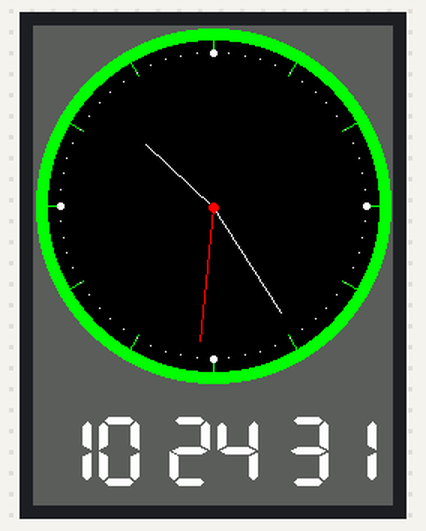
Recording of a sketch running on a simulated ESP8266 (NodeMCU). On the bench: 240×320 colour display. WiFi joins after 1.5 s; servers stay silent unless stated; network time is answered at once with the bench clock; the local clock reads 2024-03-15 10:24:30 at power-on unless the sketch sets it; what the sketch prints to the serial monitor is not drawn.

Above: at 1.9 s.
At 6.5 s:
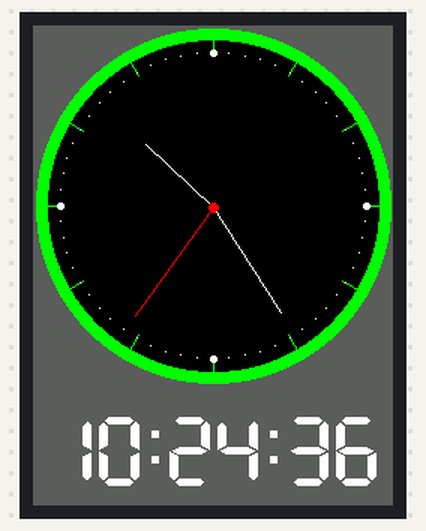
At 10.5 s:
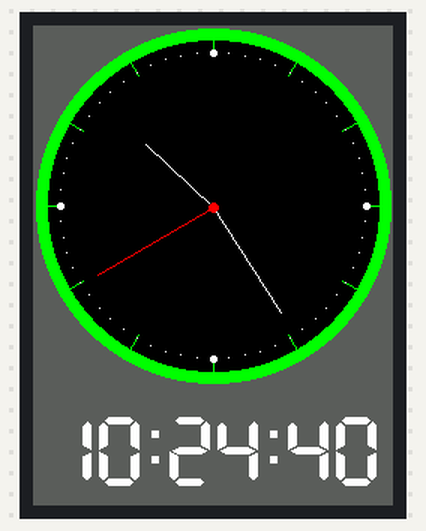
At 20.1 s:
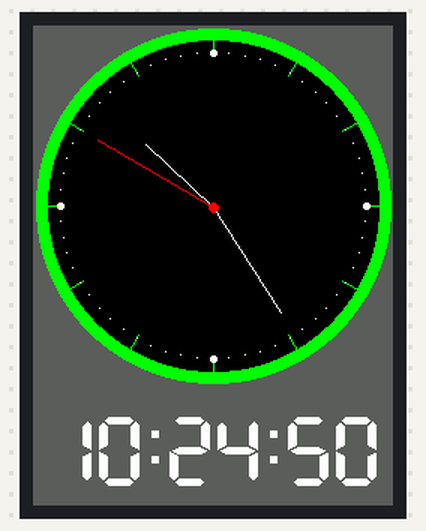
At 29.2 s:
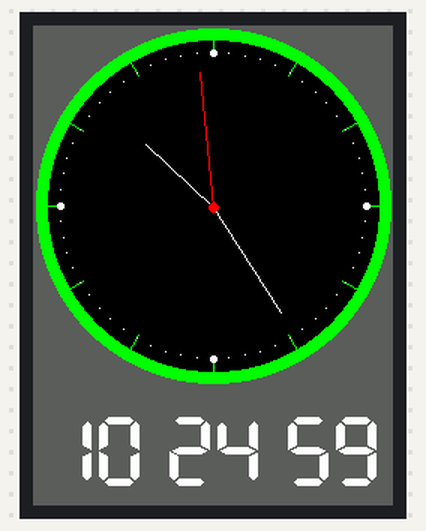
At 38.3 s:
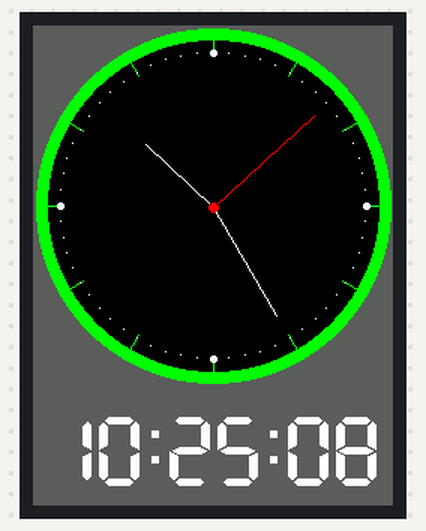

The sketch:

TFT_Clock_analog_digital_v0a.ino
```cpp
/*
 An example analogue clock using a TFT LCD screen to show the time
 use of some of the drawing commands with the library.
 Based on a sketch by Gilchrist 6/2/2014 1.0

 Nicu FLORICA (niq_ro) made this changes:
 v.0 - added digital clock on this analog pseudoclock
 v.0a - clean the sketch + added NTP clock
 */

#include <NTPClient.h>
#include <ESP8266WiFi.h>
#include <WiFiUdp.h>
#include <SPI.h>
#include <TFT_eSPI.h> // https://github.com/Bodmer/TFT_eSPI

#define TFT_GREY 0x5AEB

TFT_eSPI tft = TFT_eSPI();       // Invoke custom library

float sx = 0, sy = 1, mx = 1, my = 0, hx = -1, hy = 0;    // Saved H, M, S x & y multipliers
float sdeg=0, mdeg=0, hdeg=0;
uint16_t osx=120, osy=120, omx=120, omy=120, ohx=120, ohy=120;  // Saved H, M, S x & y coords
uint16_t x0=0, x1=0, yy0=0, yy1=0;
uint32_t targetTime = 0;                    // for next 1 second timeout

bool initial = 1;

byte omm = 99, oss = 99;
byte xcolon = 0, xsecs = 0;
unsigned int colour = 0;

const char *ssid     = "niq_ro";
const char *password = "berelaburtica";
const long timezoneOffset = 2*3600; // GMT + seconds  (Romania)
//const long timezoneOffset = 3*3600; // GMT + seconds  (Romania)

#define DSTpin  12 // GPIO12 = D6, see https://randomnerdtutorials.com/esp8266-pinout-reference-gpios/

// Define NTP Client to get time
WiFiUDP ntpUDP;
NTPClient timeClient(ntpUDP, "pool.ntp.org", timezoneOffset);

int hh, mm, ss;

void setup(void) {
  Serial.begin(115200);
  Serial.println (" ");
  WiFi.begin(ssid, password);

  while (WiFi.status() != WL_CONNECTED) {
    delay (500);
    Serial.print (".");
  }
    Serial.println (" ");

  timeClient.setTimeOffset(timezoneOffset);
  timeClient.begin();

  tft.init();
  tft.setRotation(0);

  //tft.fillScreen(TFT_BLACK);
  //tft.fillScreen(TFT_RED);
  //tft.fillScreen(TFT_GREEN);
  //tft.fillScreen(TFT_BLUE);
  //tft.fillScreen(TFT_BLACK);
  tft.fillScreen(TFT_GREY);

  tft.setTextColor(TFT_WHITE, TFT_GREY);  // Adding a background colour erases previous text automatically

  // Draw clock face
  tft.fillCircle(120, 120, 118, TFT_GREEN);
  tft.fillCircle(120, 120, 110, TFT_BLACK);

  // Draw 12 lines
  for(int i = 0; i<360; i+= 30) {
    sx = cos((i-90)*0.0174532925);
    sy = sin((i-90)*0.0174532925);
    x0 = sx*114+120;
    yy0 = sy*114+120;
    x1 = sx*100+120;
    yy1 = sy*100+120;

    tft.drawLine(x0, yy0, x1, yy1, TFT_GREEN);
  }

  // Draw 60 dots
  for(int i = 0; i<360; i+= 6) {
    sx = cos((i-90)*0.0174532925);
    sy = sin((i-90)*0.0174532925);
    x0 = sx*102+120;
    yy0 = sy*102+120;
    // Draw minute markers
    tft.drawPixel(x0, yy0, TFT_WHITE);

    // Draw main quadrant dots
    if(i==0 || i==180) tft.fillCircle(x0, yy0, 2, TFT_WHITE);
    if(i==90 || i==270) tft.fillCircle(x0, yy0, 2, TFT_WHITE);
  }

  tft.fillCircle(120, 121, 3, TFT_WHITE);

  // Draw text at position 120,260 using fonts 4
  // Only font numbers 2,4,6,7 are valid. Font 6 only contains characters [space] 0 1 2 3 4 5 6 7 8 9 : . - a p m
  // Font 7 is a 7 segment font and only contains characters [space] 0 1 2 3 4 5 6 7 8 9 : .
 // tft.drawCentreString("Time flies",120,260,4);
}

void loop() {
timeClient.update();
 hh = timeClient.getHours();
 mm = timeClient.getMinutes();
 ss = timeClient.getSeconds();
/*
 ora = ora%12;  // 12-hour format
 if (ora == 0) ora = 12;  // 12-hour format
*/
Serial.print(hh);
Serial.print(":");
Serial.println(mm);

    // Pre-compute hand degrees, x & y coords for a fast screen update
    sdeg = ss*6;                  // 0-59 -> 0-354
    mdeg = mm*6+sdeg*0.01666667;  // 0-59 -> 0-360 - includes seconds
    hdeg = hh*30+mdeg*0.0833333;  // 0-11 -> 0-360 - includes minutes and seconds
    hx = cos((hdeg-90)*0.0174532925);
    hy = sin((hdeg-90)*0.0174532925);
    mx = cos((mdeg-90)*0.0174532925);
    my = sin((mdeg-90)*0.0174532925);
    sx = cos((sdeg-90)*0.0174532925);
    sy = sin((sdeg-90)*0.0174532925);

    if (ss==0 || initial) {
      initial = 0;
      // Erase hour and minute hand positions every minute
      tft.drawLine(ohx, ohy, 120, 121, TFT_BLACK);
      ohx = hx*62+121;
      ohy = hy*62+121;
      tft.drawLine(omx, omy, 120, 121, TFT_BLACK);
      omx = mx*84+120;
      omy = my*84+121;
    }

      // Redraw new hand positions, hour and minute hands not erased here to avoid flicker
      tft.drawLine(osx, osy, 120, 121, TFT_BLACK);
      osx = sx*90+121;
      osy = sy*90+121;
      tft.drawLine(osx, osy, 120, 121, TFT_RED);
      tft.drawLine(ohx, ohy, 120, 121, TFT_WHITE);
      tft.drawLine(omx, omy, 120, 121, TFT_WHITE);
      tft.drawLine(osx, osy, 120, 121, TFT_RED);

    tft.fillCircle(120, 121, 3, TFT_RED);

   // Update digital time
     int xpos = 10;
    int ypos = 260;
    int ysecs = ypos;

     if (omm != mm) { // Redraw hours and minutes time every minute
      omm = mm;
      // Draw hours and minutes
      if (hh < 10) xpos += tft.drawChar('0', xpos, ypos, 7); // Add hours leading zero for 24 hr clock
      xpos += tft.drawNumber(hh, xpos, ypos, 7);             // Draw hours
      xcolon = xpos; // Save colon coord for later to flash on/off later
      xpos += tft.drawChar(':', xpos, ypos - 8, 6);
      if (mm < 10) xpos += tft.drawChar('0', xpos, ypos, 7); // Add minutes leading zero
      xpos += tft.drawNumber(mm, xpos, ypos, 7);             // Draw minutes
      xsecs = xpos; // Sae seconds 'x' position for later display updates
    }

   if (oss != ss) { // Redraw seconds time every second
      oss = ss;
      xpos = xsecs;
      xpos += tft.drawChar(':', xsecs, ysecs, 6); // Seconds colon\-,gg
      if (ss % 2) { // Flash the colons on/off
      tft.drawChar(' ', xcolon, ypos, 6);     // Hour:minute colon
      tft.drawChar(' ', xsecs, ysecs, 6);     // Hour:minute colon
     }
      else {
        tft.drawChar(':', xcolon, ypos, 6);     // Hour:minute colon
      }

      //Draw seconds
      if (ss < 10) xpos += tft.drawChar('0', xpos, ysecs, 7); // Add leading zero
      tft.drawNumber(ss, xpos, ysecs, 7);                     // Draw seconds
    }

delay(500);
}  // main loop
```

Measured:
- what the display in image 0 shows lasts 0.5 s, from 1.9 s to 2.4 s
- what the display in image 1 shows lasts 1.0 s, from 6.4 s to 7.4 s
